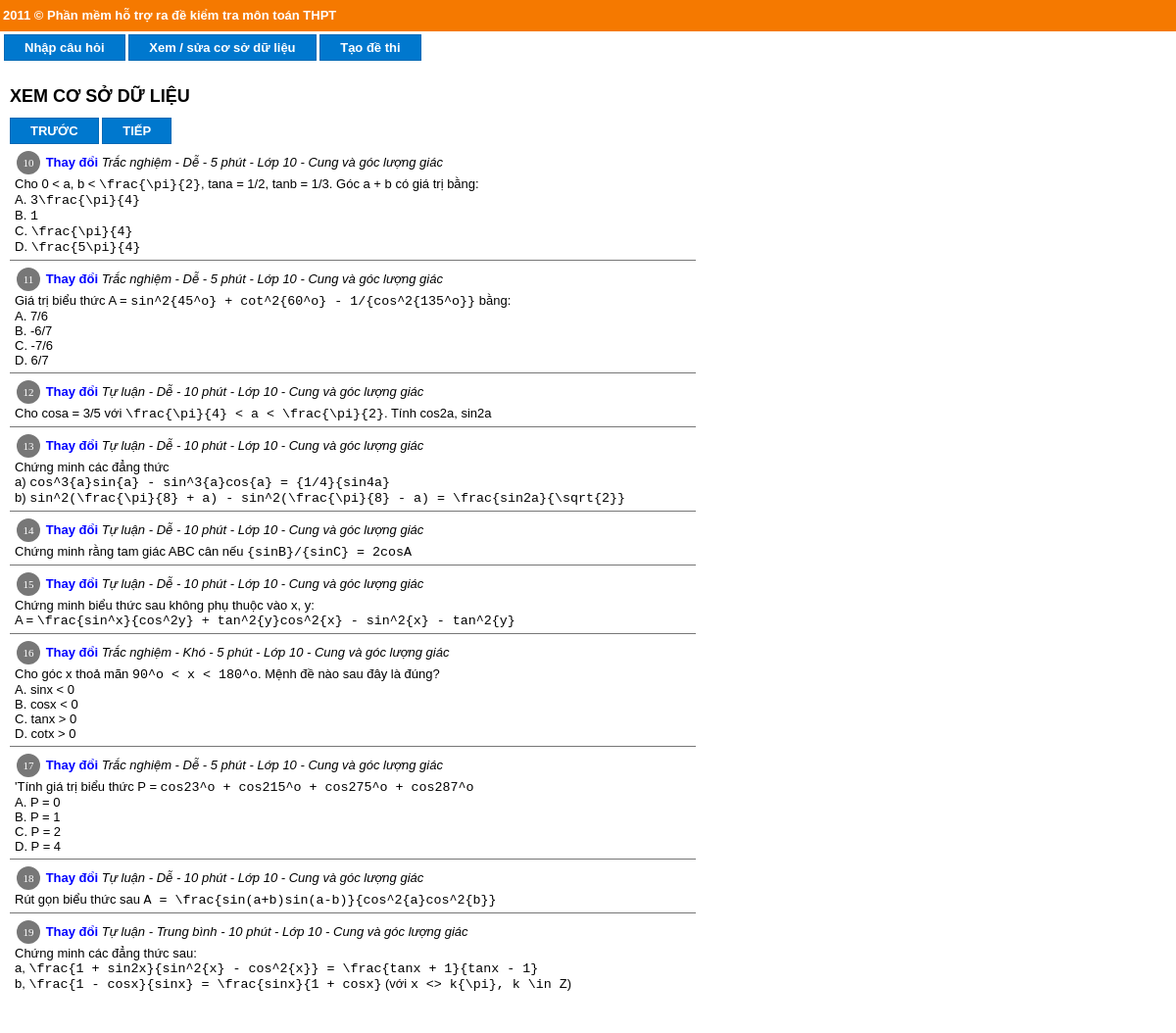
/view.php?n=10&id=10, run on the app's committed database.
### tables this page shows
CREATE TABLE IF NOT EXISTS `question` (
  `id` int(11) NOT NULL AUTO_INCREMENT,
  `type` smallint(1) DEFAULT NULL,
  `grade` smallint(2) DEFAULT NULL,
  `estimate` smallint(2) DEFAULT NULL,
  `difficulty` smallint(1) DEFAULT NULL,
  `category` varchar(50) NOT NULL,
  `content` text,
  `answer` text NOT NULL,
  PRIMARY KEY (`id`)
);

### view.php (the view, shortened to what this page needs)
		<h1>XEM CƠ SỞ DỮ LIỆU</h1>
		<div>
		<?php
		$__TYPE = array(0 => "Tự luận", 1 => "Trắc nghiệm");
		$__DIFFICULTY = array(0 => "Dễ", 1 => "Trung bình", 2 => "Khó");
		$id = isset($_GET['id']) ? $_GET['id'] : 0;
		$n = isset($_GET['n']) ? $_GET['n'] : 10;
		$r = mysql_query("SELECT MAX(id) AS maxid FROM question");
		$row = mysql_fetch_assoc($r);
		$maxid = $row['maxid'];
		$next = ($id + $n) > $maxid ? "" : sprintf("<a class='button' href='view.php?n=%d&id=%d'>TIẾP</a>", $n, $id + $n);
		$back = ($id == 0 ? "" : sprintf("<a class='button' href='view.php?n=%d&id=%d'>TRƯỚC</a>", $n, $id - $n));
		echo "<div>$back $next</div>";
		$sql = sprintf("SELECT * FROM question WHERE id >= $id AND id < %d ORDER BY id ", $id + $n);
		$r = mysql_query($sql);
		while ($row = mysql_fetch_object($r)) {
			?>
			<div class="q">
				<div class="meta"><div class="no"><?=$row->id?></div> <a href="edit.php?id=<?=$row->id?>">Thay đổi</a>
					<?=$__TYPE[$row->type]?>
					- <?=$__DIFFICULTY[$row->difficulty]?> - <?=$row->estimate?> phút
					- Lớp <?=$row->grade?> - <?=$row->category?>
				</div>
				<div><?=nl2br($row->content)?></div>
			</div>
			<?php
		}
		echo "<div>$back $next</div>";
		?>
		</div>
		</div>
	</div>
</body>
</html>

### style.css (style rules this page uses)
#wrapper { display: block; }
body { background-repeat: none; background-attachment:fixed; background-image: url(http://noitru.net/uploads/bavi.jpg); background-position: right bottom; padding-top: 0px; background-repeat:no-repeat; }
#header { height: 26px; line-height: 26px; background-color: #f57900; color: #fff; font-weight: bold; padding: 3px; }
#body { padding: 10px; }
h1 { font-size: 18px; font-weight: bold; }
* { font: 13px Arial; }
a { text-decoration: none; color: blue; font-weight: bold; }
.no , .no a { color: #777; font: 11px Verdana; }
#wrapper { min-height: 400px; }
#nav a, .button { text-decoration: none; padding: 5px 20px 5px 20px; background-color: #0078CE; color: white; border: solid 1px #0069B5; line-height: 26px; }
.q { font: 13pt "Times New Roman"; padding: 5px; border-bottom: solid 1px #777; }
m { font: 10pt "Courier New"; }
.meta { font-style: italic; }
.no { display: inline-block; background-color: #777; color: #fff; padding: 2px; margin: 2px; width: 20px; height: 20px; border-radius: 15px; text-align: center; line-height: 20px; }
body { padding: 0; margin: 0; width: 100%; }
#body { min-height: 500px; }
#bar { padding: 4px; }

### view.php (style rules this page uses)
#body { width: 700px; }

### data on the page
question: id "10", type "Trắc nghiệm", difficulty "Dễ", estimate "5", grade "10", category "Cung và góc lượng giác", content "Cho 0 < a, b < \\frac{\\pi}{2} , tana = 1/2, tanb = 1/3. Góc a + b có giá trị bằng: A. 3\\frac{\\pi}{4} B. 1 C. \\frac{\\pi}{4} D. \\frac{5\\pi}{4}"
question: id "11", type "Trắc nghiệm", difficulty "Dễ", estimate "5", grade "10", category "Cung và góc lượng giác", content "Giá trị biểu thức A = sin^2{45^o} + cot^2{60^o} - 1/{cos^2{135^o}} bằng: A. 7/6 B. -6/7 C. -7/6 D. 6/7"
question: id "12", type "Tự luận", difficulty "Dễ", estimate "10", grade "10", category "Cung và góc lượng giác", content "Cho cosa = 3/5 với \\frac{\\pi}{4} < a < \\frac{\\pi}{2} . Tính cos2a, sin2a"
question: id "13", type "Tự luận", difficulty "Dễ", estimate "10", grade "10", category "Cung và góc lượng giác", content "Chứng minh các đẳng thức a) cos^3{a}sin{a} - sin^3{a}cos{a} = {1/4}{sin4a} b) sin^2(\\frac{\\pi}{8} + a) - sin^2(\\frac{\\pi}{8} - a) = \\frac{sin2a}{\\sqrt{2}}"
question: id "14", type "Tự luận", difficulty "Dễ", estimate "10", grade "10", category "Cung và góc lượng giác", content "Chứng minh rằng tam giác ABC cân nếu {sinB}/{sinC} = 2cosA"
question: id "15", type "Tự luận", difficulty "Dễ", estimate "10", grade "10", category "Cung và góc lượng giác", content "Chứng minh biểu thức sau không phụ thuộc vào x, y: A = \\frac{sin^x}{cos^2y} + tan^2{y}cos^2{x} - sin^2{x} - tan^2{y}"
question: id "16", type "Trắc nghiệm", difficulty "Khó", estimate "5", grade "10", category "Cung và góc lượng giác", content "Cho góc x thoả mãn 90^o < x < 180^o . Mệnh đề nào sau đây là đúng? A. sinx < 0 B. cosx < 0 C. tanx > 0 D. cotx > 0"
question: id "17", type "Trắc nghiệm", difficulty "Dễ", estimate "5", grade "10", category "Cung và góc lượng giác", content "'Tính giá trị biểu thức P = cos23^o + cos215^o + cos275^o + cos287^o A. P = 0 B. P = 1 C. P = 2 D. P = 4"
question: id "18", type "Tự luận", difficulty "Dễ", estimate "10", grade "10", category "Cung và góc lượng giác", content "Rút gọn biểu thức sau A = \\frac{sin(a+b)sin(a-b)}{cos^2{a}cos^2{b}}"
question: id "19", type "Tự luận", difficulty "Trung bình", estimate "10", grade "10", category "Cung và góc lượng giác", content "Chứng minh các đẳng thức sau: a, \\frac{1 + sin2x}{sin^2{x} - cos^2{x}} = \\frac{tanx + 1}{tanx - 1} b, \\frac{1 - cosx}{sinx} = \\frac{sinx}{1 + cosx} (với x <> k{\\pi}, k \\in Z )"

### other printed values
$back "TRƯỚC"
$next "TIẾP"
